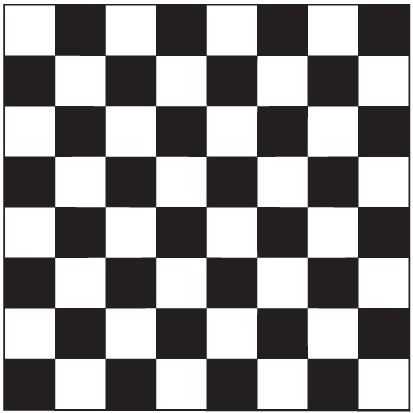
#> input picture checkerboards/checkerboard000.jpg, 413 x 413 px
$ python checkerboard_main.py checkerboards
#> lines starting #> are read from the running program, lines starting #| are printed output that depends on the picture
#> in prepare_checkerboard, image is the input picture: shape (413, 413, 3); mean B, G, R 143.6, 143, 144.9
### checkerboard_prepare.py
#! /usr/bin/env python

import numpy as np
import imutils
import cv2
import os, sys
import random
from alpha_image import drawAlpha

def resizeImage(image, num, output_dir=""):
	"""Perform resizing on the images in the directory"""
#> called with num = 0, output_dir = 'resizedCheckerboards/'
	size = random.randint(100, 200)
	r = float(size) / image.shape[1]
#> r = 0.361
	dim = (size, int(image.shape[0] * r))
#> dim = (149, 149)
	resized = cv2.resize(image, dim, interpolation = cv2.INTER_AREA)
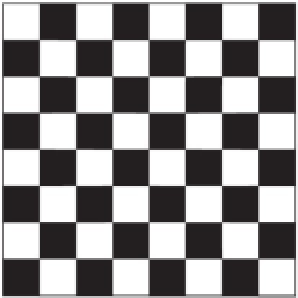
#> resized: shape (149, 149, 3) (shown 2 times larger); mean B, G, R 143.6, 143, 144.9
	cv2.imwrite(output_dir+"checkerboard"+str(num)+".jpeg", resized)

def rotateImage(image, angle, name, num, output_dir=""):
	"""Perform rotation on the images in the directory"""
	rotated = imutils.rotate_bound(image, angle)
	# "This can result in different sizes of output images"
	cv2.imwrite(output_dir+"checkerboard"+str(num)+".jpeg", rotated)
	return rotated

def prepare_checkerboard(org_dir):
##-------------------------
	## Resize the checkerboard randomly
	# Create a directory to store resized checkerboards
	project_dir  = os.path.dirname(os.path.normpath(org_dir))

	resized_dir = os.path.join(project_dir,"resizedCheckerboards/")
	try:
		os.stat(resized_dir)
	except:
		os.mkdir(resized_dir)
	# --- Another solution which will work but need
	# to change the directory---
	#if not os.path.exists(os.path.join(dir_name, output_folder)):
		#print('yes')
		#os.mkdir(os.path.join(dir_name,output_folder))	# make the directory for storing the images
	num = 0
	# Resize the checkerboards
	for i in range(1,10):
		#num = 0
		for imageFile in os.listdir(org_dir):
			image = cv2.imread(os.path.join(org_dir,imageFile))
			resizeImage(image, num, resized_dir)
			num = num + 1

	##----------------------------
	## Draw alpha images of the checkerboards
	# Create a directory to store alpha images
	alpha_dir = os.path.join(project_dir,"alphaCheckerboards/")
	try:
		os.stat(alpha_dir)
	except:
		os.mkdir(alpha_dir)

	# Create alpha images of the checkerboards
	for imageFile in os.listdir(resized_dir):
		image = cv2.imread(os.path.join(resized_dir,imageFile))
#> image: shape (149, 149, 3)
		alphaName = os.path.splitext(imageFile)[0]
		drawAlpha(image, alphaName, alpha_dir)
#> in drawAlpha, `cv2.rectangle(alphaImage, (0,0), (image.shape[1], image.shape[0]),255,..`: alphaImage: shape (149, 149); every value is 255
		#resizeImage(image, alphaName, alpha_dir)

	##-----------------------------
	## Rotate checkerboards and relevant alpha images
	## in different angles
	# Create an output folder for rotated checkerboards
	# and rotated alpha images
	translated_dir = os.path.join(project_dir,"translatedCheckerboards/")
	translated_dir2 = os.path.join(project_dir, "translatedAlphas/")
	try:
		os.stat(translated_dir)
	except:
		os.mkdir(translated_dir)

	try:
		os.stat(translated_dir2)
	except:
		os.mkdir(translated_dir2)

	num = 0
	for imageFile in os.listdir(resized_dir):
		image = cv2.imread(os.path.join(resized_dir,imageFile))
		imageName = os.path.splitext(imageFile)[0]
		angle = random.randint(0, 90)
		rotateImage(image, angle, imageName, num, translated_dir)
#> in rotateImage, `rotated = imutils.rotate_bound(image, angle)`:
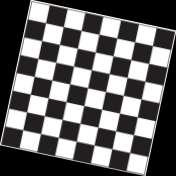
#> rotated: shape (176, 176, 3); mean B, G, R 102.8, 102.4, 103.7

		for alphaFile in os.listdir(alpha_dir):
			if alphaFile.startswith(imageName):
				alpha_Image = cv2.imread(os.path.join(alpha_dir,alphaFile))
#> alpha_Image: shape (149, 149, 3); every value is 255
				alphaName = os.path.splitext(alphaFile)[0]
				rotateImage(alpha_Image, angle, alphaName, num, translated_dir2)
#> call 2 of rotateImage, with angle = 12, name = 'checkerboard0_al', num = 0, output_dir = 'translatedAlphas/'
#> in rotateImage (call 2), `rotated = imutils.rotate_bound(image, angle)`:
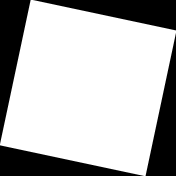
#> rotated: shape (176, 176, 3); min 0, max 255, mean 182.8
		num = num+1

### alpha_image.py
#! /usr/bin/env python
## Dealing with alpha images
import numpy as np
import imutils
import cv2
import os, sys
import random
#from checkerboard_prepare import rotateImage

def drawAlpha(image, alphaName, output_dir=""):
	"""Perform resizing on the images in the directory"""
	alphaImage = np.zeros(image.shape[:2], dtype = "uint8")
	cv2.rectangle(alphaImage, (0,0), (image.shape[1], image.shape[0]),255, -1)
	cv2.imwrite(output_dir+alphaName+
				"_al"+".jpeg", alphaImage)

#def rotateAlpha(image, angle, name, num, output_dir=""):
	#"""Perform rotation on the images in the directory"""
	#rotateImage(image, angle, name, num, output_dir)


### checksize.py
import cv2
import os, sys

def checkSize(org_dir):
	""" Check and remove the checkerboards of which alpha masks have different dimension """
#> called with org_dir = 'checkerboards'
	project_dir  = os.path.dirname(os.path.normpath(org_dir))
	translated_checkerboard = os.path.join(project_dir,"translatedCheckerboards/")
	translated_alpha = os.path.join(project_dir, "translatedAlphas/")
	#path, dirs, fores = os.walk(checkerboard_dir).next()

	for image in os.listdir(translated_checkerboard):
		checkerboard = cv2.imread(os.path.join(translated_checkerboard, image))
		alpha = cv2.imread(os.path.join(translated_alpha, image))
#> alpha: shape (176, 176, 3); min 0, max 255, mean 182.7
		if (checkerboard.shape[0] != alpha.shape[0] or checkerboard.shape[1] != alpha.shape[1]):
			os.remove(os.path.join(translated_checkerboard, image))
			os.remove(os.path.join(translated_alpha, image))
			#print(image)

### blending.py

import os, sys
import random
import cv2
from create_xml import writeXML
import numpy as np

# [46 lines left out: function choose_topleft, not called in this run]

def blending_checkerboard(org_dir):
	project_dir = os.path.dirname(os.path.normpath(org_dir))
	background_dir = os.path.join(project_dir, "background")
	checkerboard_dir = os.path.join(project_dir, "translatedCheckerboards/")
	alpha_dir = os.path.join(project_dir, "translatedAlphas/")
	image_dir = os.path.join(project_dir,"images/")
	try:
		os.stat(image_dir)
	except:
		os.mkdir(image_dir)

	pos_image_dir = os.path.join(image_dir,"checkerboard/")
	neg_image_dir = os.path.join(image_dir,"no_checkerboard/")
	try:
		os.stat(pos_image_dir)
	except:
		os.mkdir(pos_image_dir)
	try:
		os.stat(neg_image_dir)
	except:
		os.mkdir(neg_image_dir)


#> (the run stopped early here; a loop or call above may not have finished)
